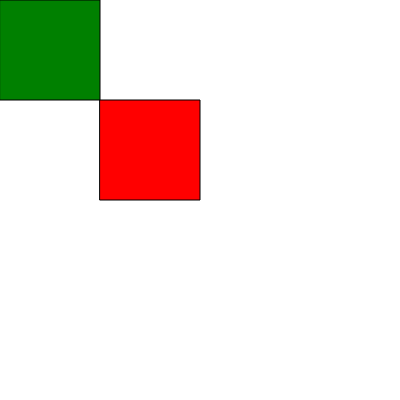
Frame 1 (no input)
Frame 60 (no input): identical to frame 1, image omitted
Frame 120 (the mouse pressed at the canvas centre since frame 60): identical to frame 1, image omitted

The p5.js sketch that drew this single still picture (run headless with seeded random() and noise() and a simulated clock; from frame 60 on, the mouse is pressed at the canvas centre):

// p5.js sketch
// ── sketch.js
var posX = 0;
var posY = 0;
var rectSize = 100;
var colors = "green";

function setup() {
 // put setup code here
 createCanvas(400,400);
}

function draw() {
 // put drawing code here
  //display();
  background(255);
  //display(random(width), random(height), random(255), random(0,100));
  display(posX,posY,colors,rectSize);

  var box1 = check(mouseX,mouseY,posX,posY,rectSize);
  if(box1 == true){
    background("green");
  }

  display(posX+100,posY+100,"red",rectSize);
  var box2 = check(mouseX,mouseY,posX+100,posY+100,rectSize);

  if(box2 == true){
    background("red");
  }

}


// function display(){
//   fill(colors);
//   rect(posX,posY,rectSize,rectSize);
// }

function display(tempX,tempY,tempC,tempS){
 fill(tempC);
 rect(tempX,tempY,tempS,tempS);
}

function check(mX,mY,locX,locY,tempRsize){
 if(mX>locX && mX < locX + tempRsize && mY > locY && mY < locY + tempRsize ){
   console.log("in box");
   return true;
 }else{
   return false;
   //can return string, number etc.
 }
}
